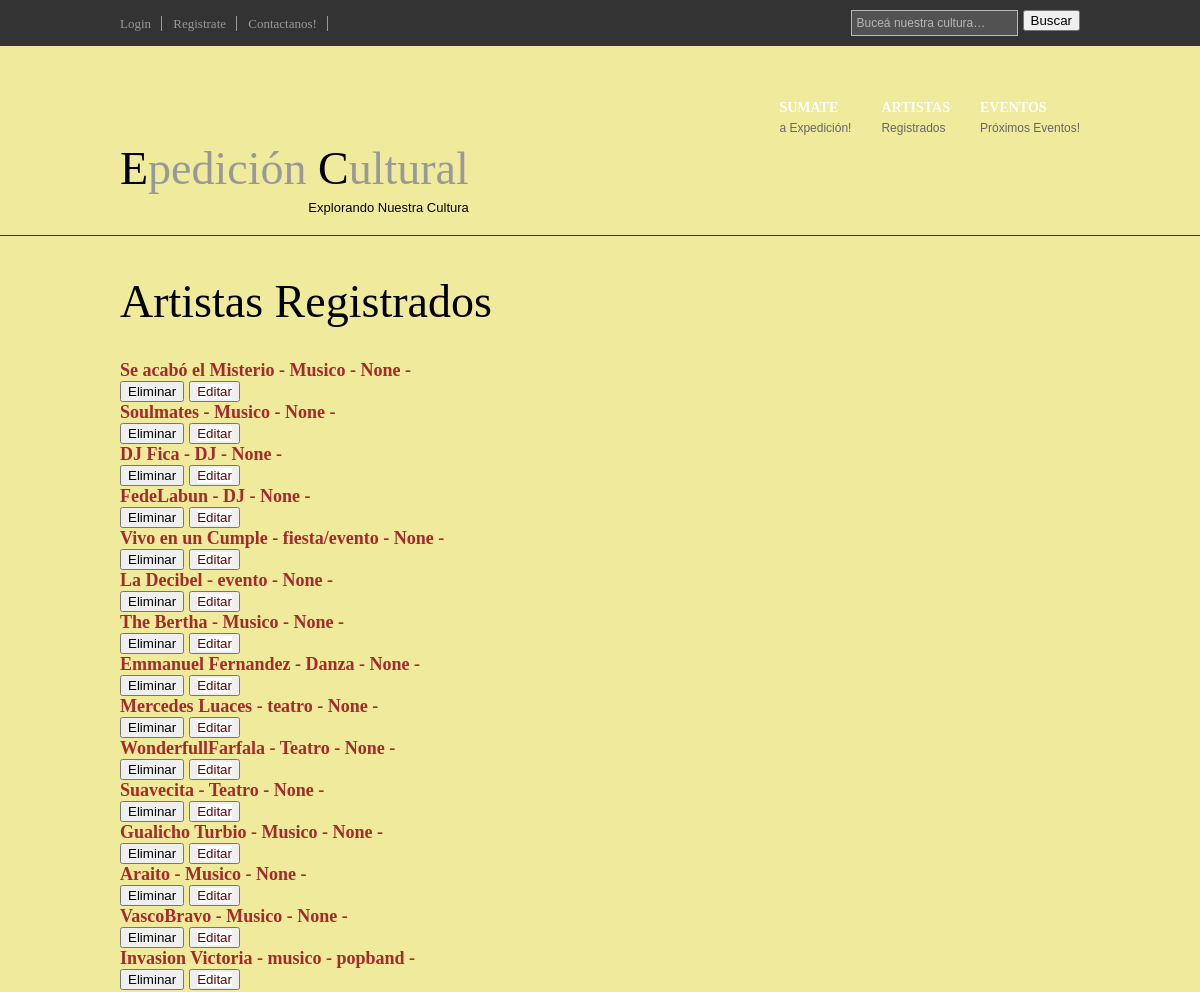
Page /appExpe/listaArtistas/ (upper part) on the earlier database version.
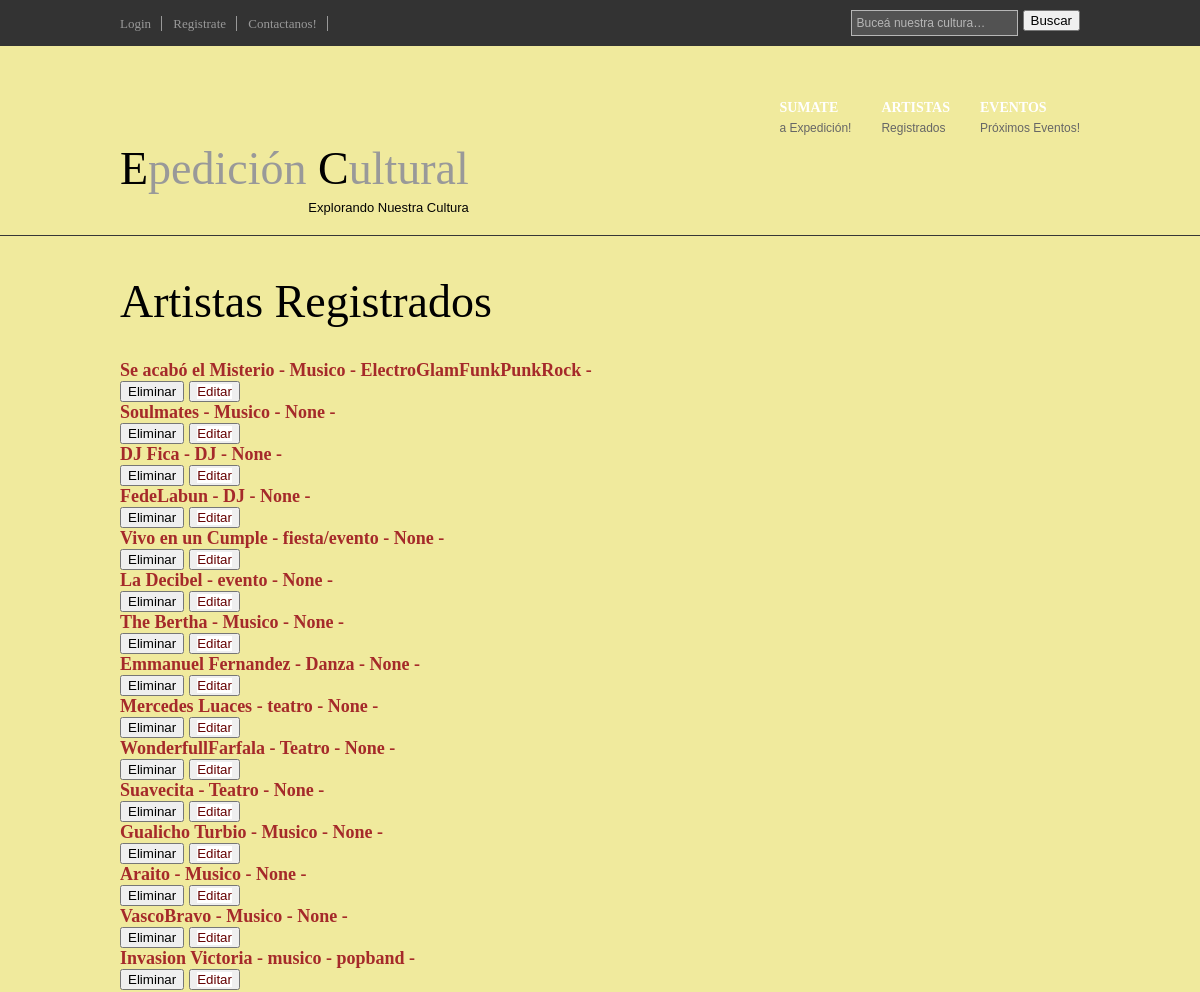
Same page on the later database version.
### appExpe/models.py (models this page shows, shortened)
class Artista(models.Model):
    nombre = models.CharField(null=True, max_length=40)
    categoria = models.ForeignKey(Categoria, null=True, on_delete=models.CASCADE)
    disciplina = models.CharField(null=True, max_length=40)
    descripcion = models.CharField(null=True, max_length=500)
    link = models.URLField(null=True, max_length=250, blank=True)
    imagen = models.ImageField(upload_to='fotos', null=True, blank=True)
    user = models.OneToOneField(User, on_delete=models.CASCADE, null=True)

### appExpe/views.py (the view)
# urls.py: path('listaArtistas/', listaArtistas, name="listaArtistas"),
def listaArtistas(req):
    artistas = Artista.objects.all()
    return render(req, "listaArtistas.html", {"artistas": artistas})

### appExpe/templates/listaArtistas.html (shortened to what this page needs)
{% extends 'base.html' %}
{% block ContenidoQueCambia %}
<div class="wrapper col1">
    <div id="header">
      <div id="logo">
        <h1><a href="/appExpe/inicio"><strong>Artistas Registrados</strong> <strong></strong></a> </h1>
        <br>
         <br>
         <ul>
            {% for artista in artistas %}
                <li style="font-size:large; font-weight: bold; color:brown;">
                     {{ artista.nombre }}  -
                     {{ artista.disciplina }}  -
                     {{ artista.descripcion }}  -
                </li>
                <div style="display: flex; column-gap: 5px;">
                    <form action="{% url 'eliminaArtista' artista.id %}" method="post">{% csrf_token %}
                        <button type="submit"> Eliminar </button>
                    </form>
                    <button>
                        <a href="{% url 'editarArtista' artista.id %}">Editar</a>
                    </button>
                </div>
            {% endfor %}
        </ul>
         <br>
         <br>
      </div>
      <br class="clear" />
    </div>
</div>
</body>
</html>
{% endblock ContenidoQueCambia %}

Differences in the rows shown:
changed Artista "Se acabó el Misterio": descripcion "None" → "ElectroGlamFunkPunkRock"
